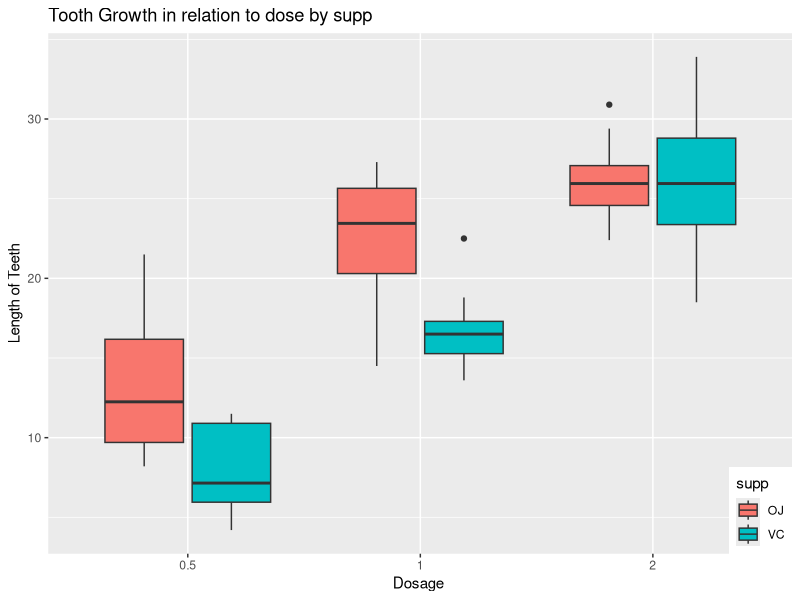

Recreate this plot in R. (Note: this script raises an error after producing the figure.)
## ---- chunk 1
## Load ToothGrowth data
library(datasets)
data(ToothGrowth)
str(ToothGrowth)
## ---- chunk 2
ToothGrowth$dose <- as.factor(ToothGrowth$dose)
summary(ToothGrowth)
table(ToothGrowth$supp, ToothGrowth$dose)
## ---- chunk 3
library(ggplot2)
data(ToothGrowth)
df<- data.frame(ToothGrowth)
ggplot(df,aes(x=factor(dose), y=len, fill=supp)) +
  geom_boxplot() +
  theme(legend.position=c(1,0), legend.justification=c(1,0))+ 
  scale_x_discrete("Dosage ") +
scale_y_continuous("Length of Teeth") +
  ggtitle("Tooth Growth in relation to dose by supp")

## ---- chunk 4
data(ToothGrowth)
t1 <- t.test(len~supp, paired=F, var.equal=T, data=ToothGrowth)
t2 <- t.test(len~supp, paired=F, var.equal=F, data=ToothGrowth)
show_values<- data.frame("p-value"=c(t1$p.value, t2$p.value),
                          "Conf Low"=c(t1$conf[1],t2$conf[1]),
                          "Conf High"=c(t1$conf[2],t2$conf[2]),
                          row.names=c("Equal Var","Unequal Var"))
show_values
## ---- chunk 5
 t.test(len~dose, ToothGrowth, dose %in% c(1.0,0.5), paired = F, var.equal = T, alternative ="two.sided")
## ---- chunk 6
 t.test(len~dose, ToothGrowth, dose %in% c(2.0,1.0), paired = F, var.equal = T, alternative ="two.sided")
